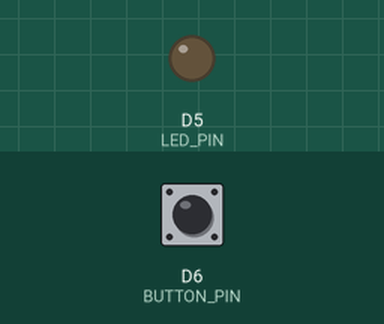
Recording of a sketch running on a simulated ESP8266 (NodeMCU). Parts: output pins drawn as LEDs (lit = HIGH). Inputs (shaded band) come from the test bench; at power-on: D6 (BUTTON_PIN) HIGH.

Above: at 1.2 s.
1.3 s: D6 (BUTTON_PIN) pulled LOW for 0.15 s
At 1.37 s:
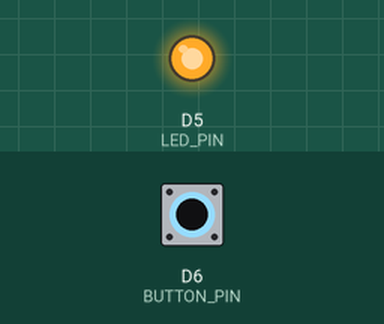
2.9 s: D6 (BUTTON_PIN) pulled LOW for 3.2 s
At 6.7 s:
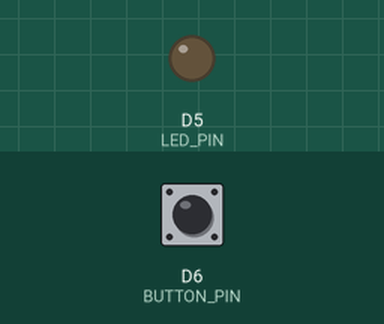
Timing chart, 0 to 8.2 s (numbered marks = the images above; inputs shaded):
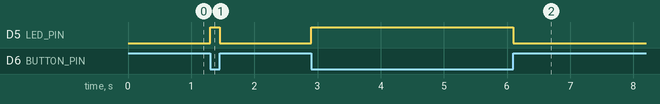

The sketch:

External_Pull_up.ino
```cpp
#define LED_PIN D5 //digital pin for LED
#define BUTTON_PIN D6 //digital pin for input button

void setup(){
  pinMode(LED_PIN, OUTPUT);
  pinMode(BUTTON_PIN, INPUT); //using external pull-up resistance
}

void loop(){
  //read digital state of input button
  if(digitalRead(BUTTON_PIN) == LOW){   //Input button pressed due to pull-up resistance
    digitalWrite(LED_PIN, HIGH);  //LED turn ON
  }
  else{
    digitalWrite(LED_PIN, LOW);   //LED turn OFF
  }
}
```

Measured:
- after the input at 1.3 s, D5 (LED_PIN): LOW → HIGH at once, → LOW 0.15 s later
- after the input at 2.9 s, D5 (LED_PIN): LOW → HIGH at once, → LOW 3.2 s later
